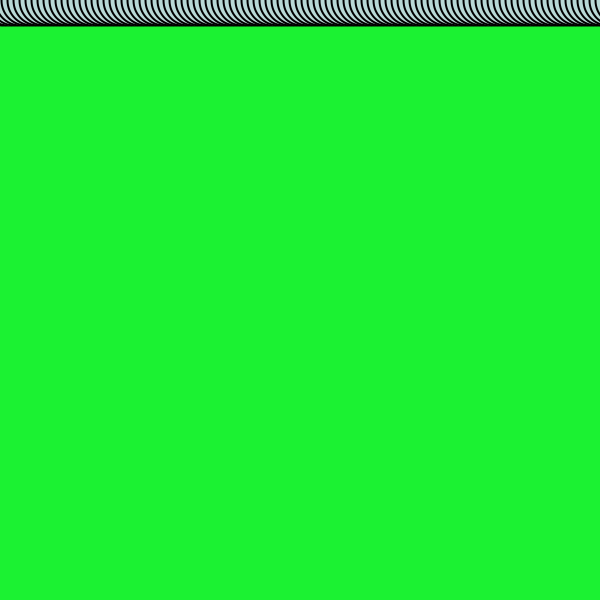
Frame 1 (no input)
Frame 60 (the mouse pressed at the canvas centre just before this capture): blank canvas, image omitted
Frame 120 (the mouse held since frame 60 and released just before this capture): blank canvas, image omitted

The Processing sketch that drew this single still picture (run headless with seeded random() and noise(); from frame 60 on, the mouse is pressed at the canvas centre):

// Processing sketch: LinesShow
// ── LinesShow.pde
FalLine[] fLines;
int thickness = 2;
int noLines;
int xpos = 2;
int count = 0;
void setup(){
  size(600,600);
  strokeWeight(thickness);
  noLines = width/thickness;
  fLines = new FalLine[noLines];
  for(int i=0;i<noLines;i++){
    fLines[i] = new FalLine(random(1)+0.015, xpos);
    xpos += thickness+4;
  }
}

void draw(){
  //background(255);
  background(#1BF232);   
  fill(random(255), random(255), random(255));
  for(int i=0;i<noLines;i++){
    fLines[i].show();
    fLines[i].fall();
  }
  count++;
  //save("LinesShow.jpg");
}
// ── FalLine.pde
class FalLine{
  float x, oldy, newy;
  float fallSpeed;
  boolean reverse = false;
  public FalLine(float fallSpeed, int xpos){
    this.x = xpos;
    this.oldy = 0;
    this.fallSpeed = fallSpeed;
    newy = oldy;
  }
  
  public void fall(){
    if(this.newy >= height){
      reverse = true;
      this.oldy = height;
      ellipse(this.x, this.newy-fallSpeed, 50,50);
    }
    else if(this.newy <= 0){
      this.oldy = 0;
      reverse = false;
      ellipse(this.x, this.newy+fallSpeed, 50,50);
    }
    if(reverse == true)
      this.newy -= this.fallSpeed;
      else{
        this.newy += this.fallSpeed;
      }
  }
  
  public void show(){
    line(this.x, oldy,this.x, this.newy);
  }
}
